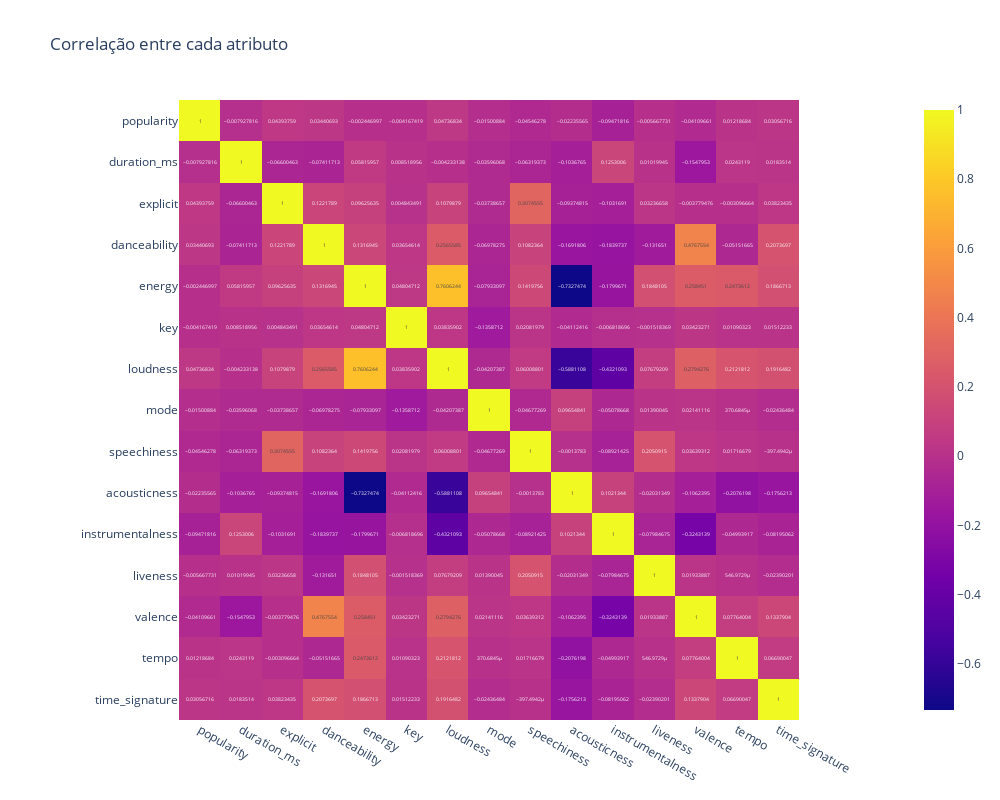

Notebook cell for this chart:
### Code cell
# Visualizando as correlações entre os dados do dataset

fig = px.imshow(
    data.corr(method="pearson"),
    text_auto=True, 
    title='Correlação entre cada atributo'
)

fig.update_layout(
    width=1000,  # Largura da figura
    height=800  # Altura da figura
)

fig.show()

### Figure 1 — Plotly figure (JSON) as saved in the notebook; plotly's stock layout.template omitted (floating-point values rounded to 4 significant figures; data arrays with more than 128 entries replaced by an {"elided": "..."} marker saying what was removed)
{"data": [{"coloraxis": "coloraxis", "hovertemplate": "x: %{x}<br>y: %{y}<br>color: %{z}<extra></extra>", "name": "0", "texttemplate": "%{z}", "type": "heatmap", "x": ["popularity", "duration_ms", "explicit", "danceability", "energy", "key", "loudness", "mode", "speechiness", "acousticness", "instrumentalness", "liveness", "valence", "tempo", "time_signature"], "xaxis": "x", "y": ["popularity", "duration_ms", "explicit", "danceability", "energy", "key", "loudness", "mode", "speechiness", "acousticness", "instrumentalness", "liveness", "valence", "tempo", "time_signature"], "yaxis": "y", "z": {"elided": "15x15 float values"}}], "layout": {"coloraxis": {"colorscale": [[0, "#0d0887"], [0.1111, "#46039f"], [0.2222, "#7201a8"], [0.3333, "#9c179e"], [0.4444, "#bd3786"], [0.5556, "#d8576b"], [0.6667, "#ed7953"], [0.7778, "#fb9f3a"], [0.8889, "#fdca26"], [1, "#f0f921"]]}, "height": 800, "title": {"text": "Correlação entre cada atributo"}, "width": 1000, "xaxis": {"anchor": "y", "constrain": "domain", "domain": [0, 1], "scaleanchor": "y"}, "yaxis": {"anchor": "x", "autorange": "reversed", "constrain": "domain", "domain": [0, 1]}}}
